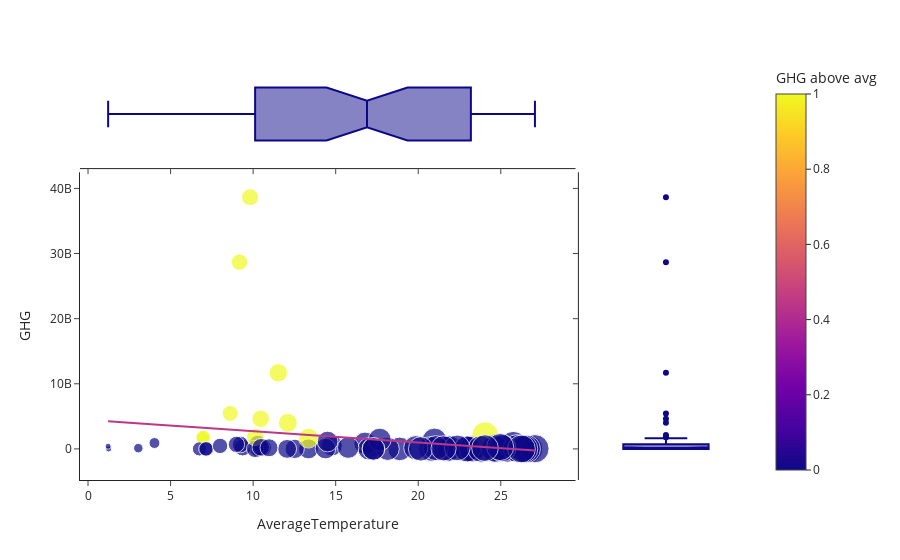

Write notebook code for a chart like this one.
### Code cell
scatter_plot(df , "AverageTemperature", "GHG", "AverageTemperature")
